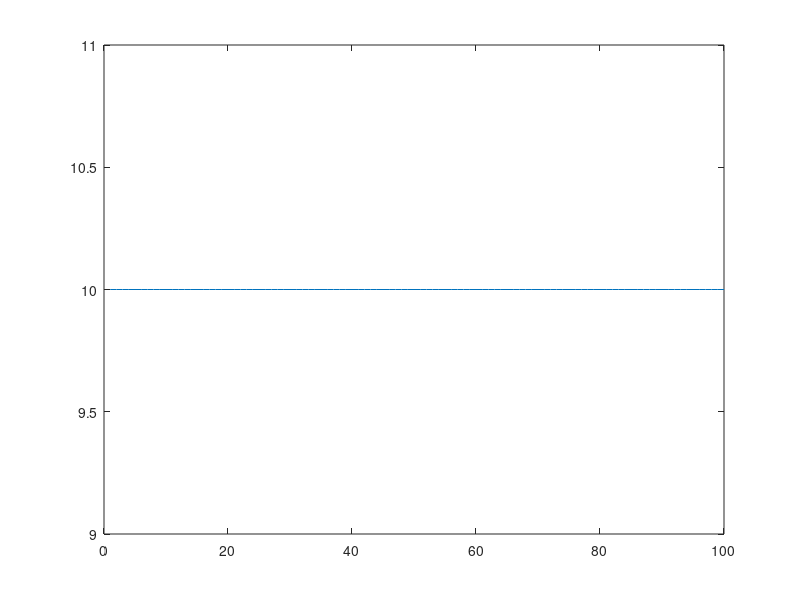
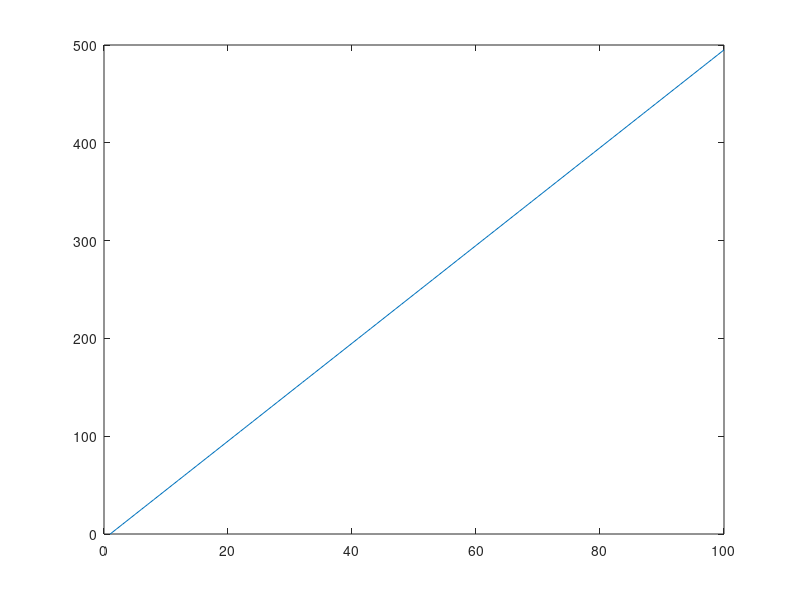
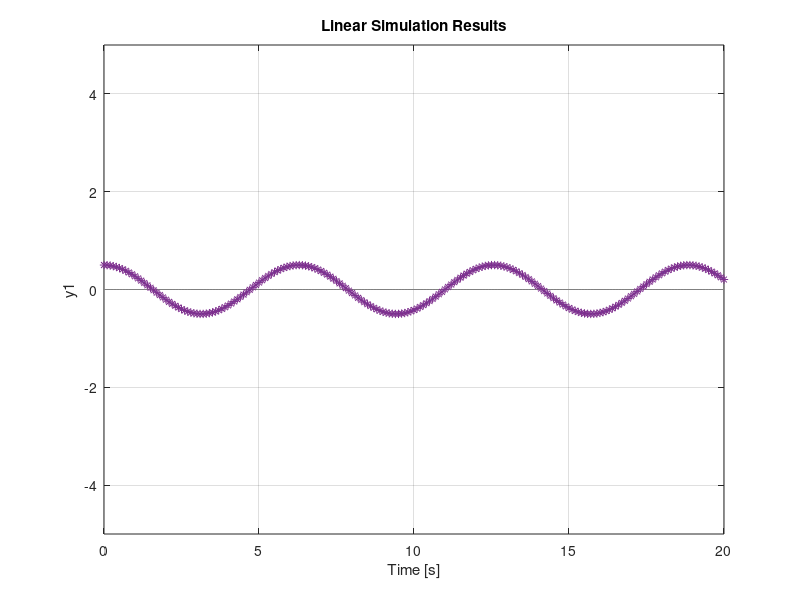

Reproduce these figures in MATLAB, in order.
clear all; close all; clc

% Reference model:
%
% x(k+1) = phi_r * x(k)
% r(k) = eta_r * x(k)

%         _______                 ________
%        |       |   x(k)        |        |  r(k)
%   |--->|  z^-1 |--------|----->|  eta_r |------->
%   |    |_______|        |      |________|
%   |                     |
%   |     _______         |
%   |    |       |        |
%   |----| phi_r |<-------|
%        |_______|
%          

% initial condition defined
x_0 = 10

N = 100;

x = zeros(N,1);
r = zeros(N,1);

figure
%---STEP REFERENCE-------
%
for k = 0:N-1
  if k == 0
    x(k+1) = x_0;
    r_0 = x_0;
  else
    x(k+1) = x(k);
    r(k) = x(k);
  end
end

%plot([x_0; x])
%hold on
plot([r_0; r(1:N-1)]')
%
%-----------------------


clear all
figure
%---RAMP REFERENCE------
%

N = 100;

x1 = zeros(1,N);
x2 = zeros(1,N);

x = [ x1
      x2 ];

r = zeros(1,N);

K_1 = 5;

phi_r = [ 2 -1 
          1  0 ];

eta_r = [ 1 0 ];

x_0 = [   0
        -K_1 ];

for k = 0:N-1
  if k == 0
    x(:,k+1) = phi_r * x_0;
    r_0 = eta_r*x_0;
  else
    x(:,k+1) = phi_r * x(:,k);
    r(k) = eta_r*x(:,k);
  end
end

%plot([x_0(2,:) x(2,:)])
%hold on
plot([r_0 r(1,1:N-1)])
%
%-----------------------


clear all
figure
%---COSINE REFERENCE----
%

N = 20;

x1 = zeros(1,N*10+1);
x2 = zeros(1,N*10+1);

x = [ x1
      x2 ];

r = zeros(1,N*10+1);

K_2 = .5;
a = 1;

A1 = [   0   1 
     -(a^2) 0 ];

C1 = [ 1 0 ];

t=0:.1:20;
lsim(ss(A1,[0 0; 0 0],C1,[ 0 0 ]),zeros(length(t),2),t,[K_2 0]')
ylim([-4 4])
hold on

%discretizing the contineous state space description
sys_z = c2d(ss(A1,[0 0; 0 0],C1,[ 0 0 ]),.1,'zoh')

phi_r = sys_z.A;
eta_r = sys_z.C;

x_0 = [  K_2
          0  ];

for k = 0:N*10
  if k == 0
    x(:,k+1) = phi_r * x_0;
    r_0 = eta_r*x_0;
  else
    x(:,k+1) = phi_r * x(:,k);
    r(k) = eta_r*x(:,k);
  end
end

%plot([x_0(2,:) x(2,:)])
%hold on
plot(t,[r_0 r(1,1:N*10)],'*')
ylim([-5 5])
%
%-----------------------

